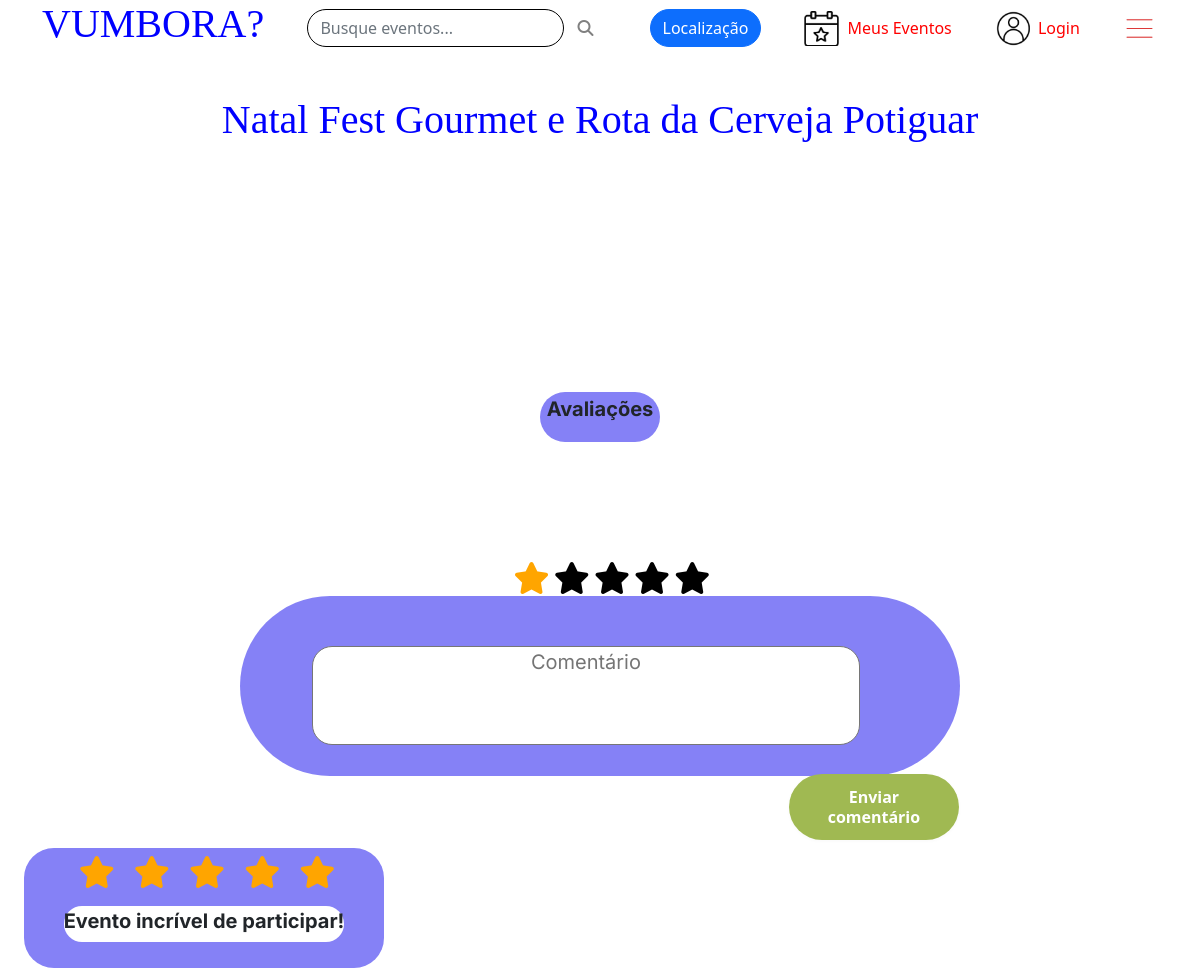
The app's page /avaliacao/7/ with its own data.
### vumbora/models.py (models this page shows, shortened)
class Evento(models.Model):
    nome = models.CharField(max_length=200)
    descricao = models.CharField(max_length=200, null=True)
    datahora = models.DateTimeField(default = now)
    valor = models.DecimalField(max_digits=15, decimal_places=2, default=0.0)
    local = models.ForeignKey(Local, on_delete=models.CASCADE, null=True)
    arte = models.ImageField(upload_to='images/', null=True, blank = True)
    genero = models.ManyToManyField(Genero)
    usuario = models.ForeignKey(Usuario, on_delete=models.CASCADE,null=True)

class Avaliacao(models.Model):
    nota = models.IntegerField(default=5,blank= True,validators=[MaxValueValidator(5), MinValueValidator(1)])
    comentario = models.CharField(max_length=200, null=True,blank=True)
    data = models.DateTimeField(default = now)
    usuario = models.ForeignKey(Usuario, on_delete=models.CASCADE)
    evento = models.ForeignKey('Evento', on_delete=models.CASCADE, null=True)

### vumbora/views.py (the view, shortened to what this page needs)
# urls.py: path('avaliacao/<int:evento_id>/', views.avaliacao, name='avaliacao'),
def avaliacao(request, evento_id):
    evento = Evento.objects.get(pk=evento_id)
    avaliacoes = Avaliacao.objects.filter(evento_id=evento_id)
    if request.method == 'GET':
        form = AvaliacaoForm()
        return render(request, 'vumbora/avaliacao.html', {'evento': evento, 'avaliacoes': avaliacoes, 'form': form})

### vumbora/forms.py
class AvaliacaoForm(forms.ModelForm):
    class Meta:
        model = Avaliacao
        fields = ['nota', 'comentario', 'usuario'] # campos que serão exibidos no formulário
        widgets = {
            'comentario': forms.Textarea(attrs={'class': 'form-comentario', 'placeholder': 'Comentário', 'id': 'id_comentario'}),
        }

### vumbora/templates/vumbora/avaliacao.html (shortened to what this page needs)
{% load static %}
<link rel="stylesheet" type="text/css" href="{% static 'vumbora/css/avaliacao.css' %}" />
<!DOCTYPE html>
<html lang="pt-br">
<head>
    <link rel="stylesheet" href="https://cdnjs.cloudflare.com/ajax/libs/font-awesome/4.7.0/css/font-awesome.min.css">
</head>
<body data-url="{% url 'vumbora:avaliacao' evento.id %}">
    {% include 'vumbora/header.html' %}
    <h1 id="nome-evento">
        {{ evento.nome }}
    </h1>
    <div class="menu-op">
        <div id="tittle">
            <p>Avaliações</p>
        </div>
    </div>
    <div class="form-avaliar">
        <form id="f-avaliar" method="POST">
            <button type="submit" class="fa fa-star fa-2x my-btn " id="first"></button>
            <button type="submit" class="fa fa-star fa-2x my-btn " id="second"></button>
            <button type="submit" class="fa fa-star fa-2x my-btn " id="third"></button>
            <button type="submit" class="fa fa-star fa-2x my-btn " id="fourth"></button>
            <button class="fa fa-star fa-2x my-btn " id="fifth"></button>
            <div id="form-comentario">
                {{form.comentario}}
                <button type = "button" class="button-send" id ="button-enviar">Enviar comentário</button>
            </div>
        </form>
    </div>
    {% for avaliacao in avaliacoes %}
    <div class="coment-section" data-nota="{{avaliacao.nota}}">
        <div id="estrelas-nota">
            <span type="submit" class="fa fa-star fa-2x nota-btn " id="um_{{avaliacao.id}}"></span>
            <span type="submit" class="fa fa-star fa-2x nota-btn " id="dois_{{avaliacao.id}}"></span>
            <span type="submit" class="fa fa-star fa-2x nota-btn " id="tres_{{avaliacao.id}}"></span>
            <span type="submit" class="fa fa-star fa-2x nota-btn " id="quatro_{{avaliacao.id}}"></span>
            <span type="submit" class="fa fa-star fa-2x nota-btn " id="cinco_{{avaliacao.id}}"></span>
        </div>
        <div id = "caixa-texto">
            <div id="coment-text">
                {% if avaliacao.comentario is null %}
                    <p>Avaliação sem comentário</p>
                {% else %}
                    <p>{{avaliacao.comentario}}</p>
                {% endif %}
            </div>
        </div>
    </div>
    {% endfor %}
</body>
</html>

### vumbora/static/vumbora/css/avaliacao.css (style rules this page uses)
* { box-sizing: border-box; margin: 0; padding: 0; }
h1 { text-align: center; color: blue; }
.button-send { align-items: center; background-clip: padding-box; background-color: A0B952; border: 1px solid transparent; border-radius: 50px; box-shadow: rgba(0, 0, 0, 0.02) 0 1px 3px 0; box-sizing: border-box; color: #fff; cursor: pointer; display: inline-flex; font-family: system-ui,-apple-system,system-ui,"Helvetica Neue",Helvetica,Arial,sans-serif; font-size: 16px; font-weight: 600; justify-content: center; line-height: 1.25; margin: 0; min-height: 3rem; padding: calc(.875rem - 1px) calc(1.5rem - 1px); position: relative; text-decoration: none; transition: all 250ms; user-select: none; -webkit-user-select: none; touch-action: manipulation; vertical-align: baseline; width: auto; top: 67%; }
.checked { color: orange; }
.my-btn { background-color: inherit !important; border: 0 !important; cursor: pointer; position: relative; left:38%; bottom: 40%; }
#tittle { font-size: 20px; font-weight: bold; font-family: 'Inter', sans-serif; display: flex; justify-content: center; align-items: center; background-color: #8581F6; border-radius: 50px; height: 50px; width: 10%; }
.menu-op { display: flex; justify-content: center; align-items: center; padding-top: 20%; }
.coment-section { display: inline-grid; background-color: #8581F6; gap: 2vw; margin-left: 2vw; border-radius: 30px; width: 30vw; height: 10vw; margin-top: 3vw; align-items: center; justify-content: center; }
#coment-text { font-size: 20px; font-weight: bold; font-family: 'Inter', sans-serif; }
#caixa-texto { background-color: white; border-radius: 50px; display: flex; justify-content: center; align-items: right; position: relative; bottom:35%; height: 70%; width: 100%; }
.form-avaliar { display: flex; justify-content: center; align-items: center; padding-top: 10%; margin-bottom: 3vw; }
#form-comentario { display: flex; justify-content: center; align-items: center; background-color: #8581F6; border-radius: 100px; width: 60vw; height: 15vw; }
.form-comentario { border-radius: 20px; width: 90%; height: 55%; margin-top: 1.5vw; resize: none; position: relative; left: 10%; }
.form-comentario::placeholder { font-size: 20px; font-family: 'Inter', sans-serif; }
textarea { font-size: 20px; font-family: 'Inter', sans-serif; margin: 0%; text-align: center; align-items: center; resize: none; }
.nota-btn { margin-top: 5px; padding-left: 15px; }

### static/vumbora/css/header.css (style rules this page uses)
h1 { font-family: 'Asteristico'; }

### records on screen
Evento: nome "Natal Fest Gourmet e Rota da Cerveja Potiguar"
Avaliacao: comentario "Evento incrível de participar!"
